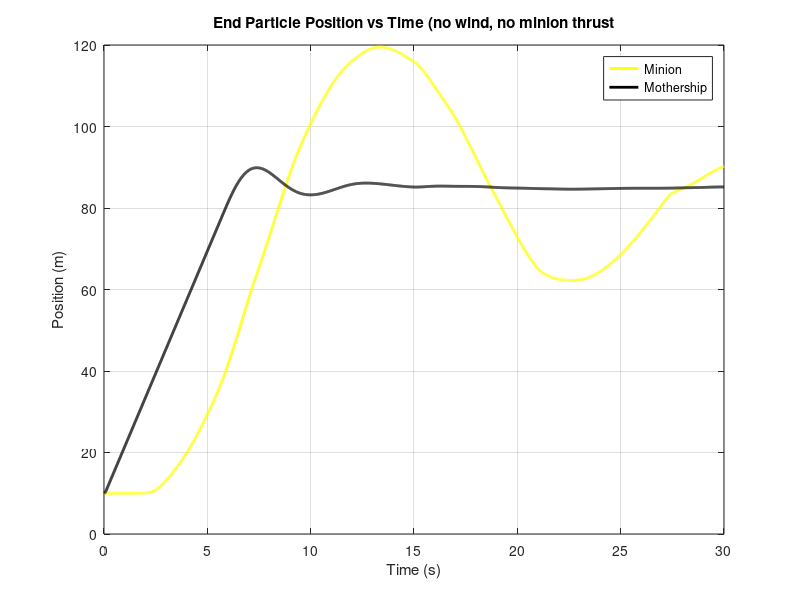
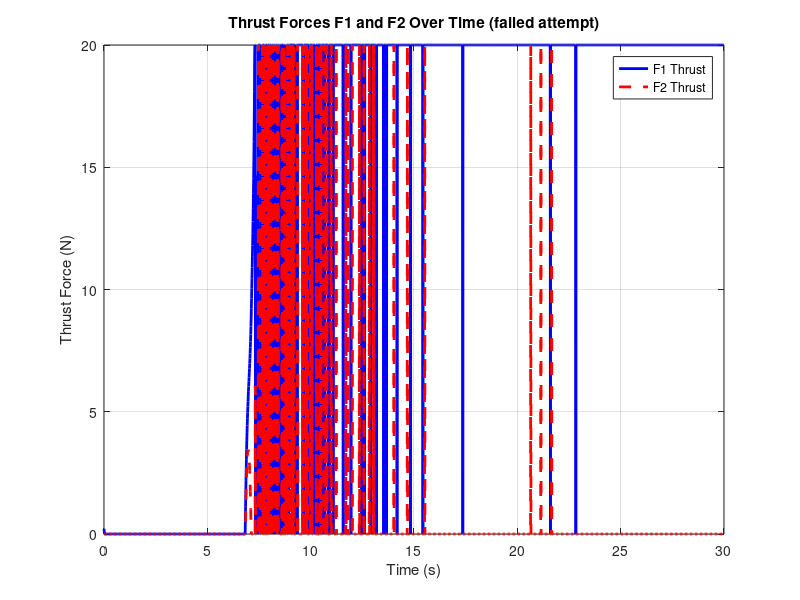
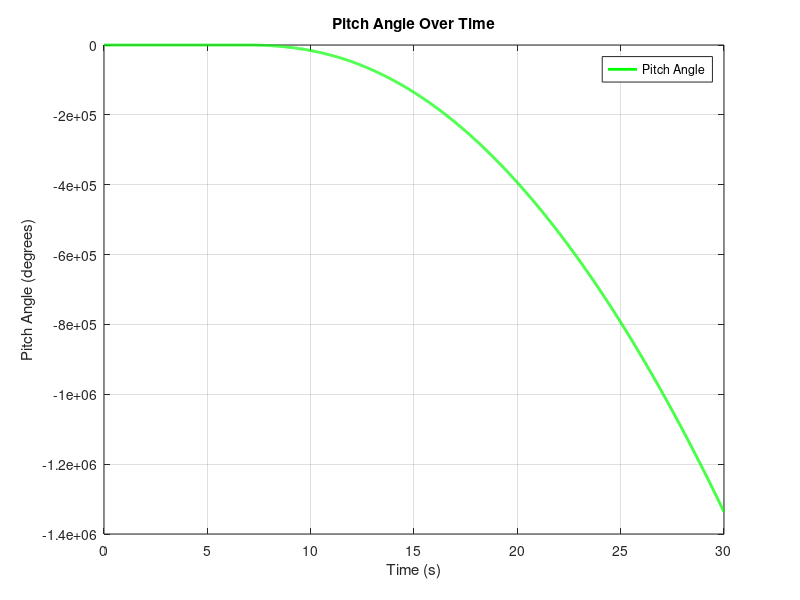
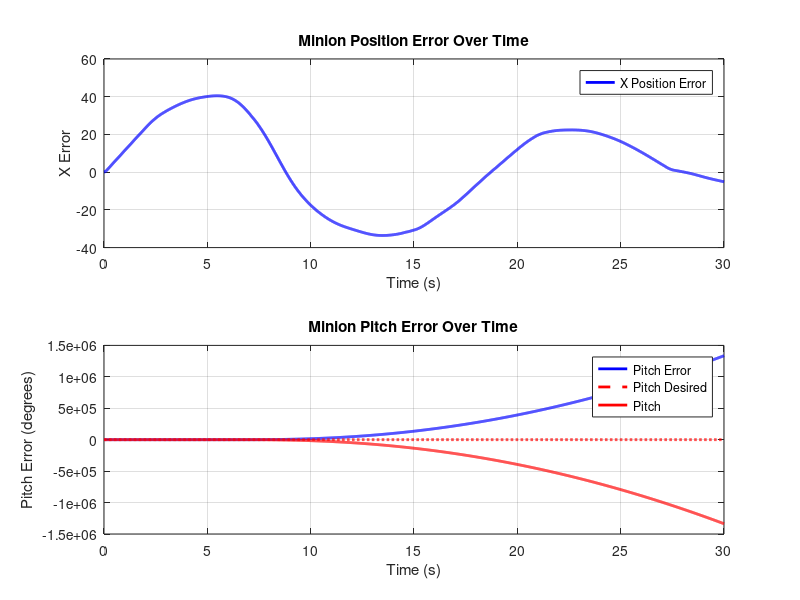

Write MATLAB code to recreate these figures, in order.
clear;
clc;
close all;

% Parameters
N = 10;               % Number of masses
total_length = 100;   % Total length of the rope
default_mass = 0.05;  % Default mass of each segment(
masses = [6.47, repmat(default_mass, 1, N-2), 1]; % Masses: Mothership (10kg), Minion (1kg), Others (0.05kg)
k = 100;              % Spring stiffness
damping = 0.01;       % Damping coefficient
g = 9.81;             % Gravity (m/s^2)
dt = 0.01;            % Time step (s)
total_time = 30;      % Total simulation time (s)

% User-defined initial conditions
mother_ship_position = [10, 110]; % [x, y] position of the mother ship
rope_angle = deg2rad(90);         % Angle of the rope with respect to the horizontal (in radians)

% Derived parameters
rest_length = total_length / (N-1);  % Rest length of each spring

% Initial conditions
positions = zeros(N, 2);   % [x, y] positions of the masses
velocities = zeros(N, 2);  % [vx, vy] velocities of the masses
for i = 1:N
    positions(i, 1) = mother_ship_position(1) + (i-1) * rest_length * cos(rope_angle);
    positions(i, 2) = mother_ship_position(2) - (i-1) * rest_length * sin(rope_angle);
end

% Simulation loop
time = 0:dt:total_time;
trajectory = zeros(length(time), N, 2);

% Mothership control
mothership_target_position = [positions(1, 1) + 75, positions(1, 2)]; % Target for mothership
mothership_Kp = 10; 
mothership_Kd = 5;
mothership_max_velocity = 12; % Velocity limit

% Initial states
minion_l = 0.2;
minion_I = 0.5*masses(N)*minion_l^2;        % Moment of inertia (kg·m²)
minion_max_thrust = 20;      % Maximum thrust (N)
minion_theta_record = zeros(length(time), 1);  % Initial pitch angle (radians)
minion_theta = deg2rad(-30);
minion_omega = 0;
minion_Kp = diag([5, 2]);
minion_Kd = diag([10, 5]);
minion_thrust = zeros(length(0:dt:total_time), 2);
minion_error_record = zeros(length(time), 2);
minion_theta_desired_record = zeros(length(time), 1);
%-----------------------------------------------------------------------------------------------------------
% Simulation loop
for t = 1:length(time)

    % Store current positions and velocity
    trajectory(t, :, :) = positions;
    
    % Compute forces on each mass
    forces = zeros(N, 2);
    
    for i = 1:N
        % Spring force from the left segment
        if i > 1
            vecLeft = positions(i, :) - positions(i-1, :);
            distLeft = norm(vecLeft);
            forceLeft = -k * (distLeft - rest_length) * (vecLeft / distLeft);
            forces(i, :) = forces(i, :) + forceLeft;
        end
        
        % Spring force from the right segment
        if i < N
            vecRight = positions(i+1, :) - positions(i, :);
            distRight = norm(vecRight);
            forceRight = k * (distRight - rest_length) * (vecRight / distRight);
            forces(i, :) = forces(i, :) + forceRight;
        end
        
        % Damping + Gravity force
        forces(i, :) = forces(i, :) - damping * velocities(i, :);
        forces(i, 2) = forces(i, 2) - masses(i) * g;
    end
    
    % Mothership PD control
    mothership_error = mothership_target_position - positions(1, :);
    mothership_error_dot = -velocities(1, :);
    pd_force = mothership_Kp * mothership_error + mothership_Kd * mothership_error_dot + [0, masses(1) * g];
    forces(1, :) = forces(1, :) + pd_force;
    
    % % Apply PD controller for the minion (last particle)
    % target_position_minion = positions(1, 1);           % Target x is the mothership's current x
    % error_minion_x = target_position_minion - positions(N, 1); % Proportional term
    % error_dot_minion_x = -velocities(N, 1);               % Derivative term
    % pd_force_minion_x = Kp_minion * error_minion_x + Kd_minion * error_dot_minion_x;
    % pd_force_minion_x = min(max(pd_force_minion_x, -max_force_minion), max_force_minion);
    % forces(N, 1) = forces(N, 1) + pd_force_minion_x;  % Apply the constrained horizontal thrust
    % minion_thrust(t) = pd_force_minion_x;

    % Minion PD Control
    minion_state_current = [positions(N, 1); minion_theta];
    minion_state_desired = [positions(1, 1); 0];
    minion_error = minion_state_desired - minion_state_current;
    minion_theta_desired_record(t) = minion_state_desired(2);
    minion_error_record(t, :) = minion_error;

    minion_state_dot_current = [velocities(N, 1); minion_omega];
    % minion_state_dot_desired = [velocities(1, 1); 0];
    minion_state_dot_desired = [0; 0];
    minion_error_dot = minion_state_dot_desired - minion_state_dot_current;

    % Torque-ish
    control_input = (minion_Kp * minion_error) + (minion_Kd * minion_error_dot);
    thrust = masses(N) * (control_input(1)) / sin(minion_theta);
    torque_input = minion_I * control_input(2);

    F1 = (thrust / 2) + 2*(torque_input / minion_l);
    F1 = min(max(F1, 0), minion_max_thrust);
    F2 = (thrust / 2) - 2*(torque_input / minion_l);
    F2 = min(max(F2, 0), minion_max_thrust);

    thrust_force = (F1+F2) * [sin(minion_theta), cos(minion_theta)];
    forces(N, :) = forces(N, :) + thrust_force;
    minion_thrust(t, :) = [F1, F2];

    torque_actual = (F2 - F1) * (minion_l / 2);
    minion_alpha = torque_actual / minion_I;

    minion_omega = minion_omega + minion_alpha * dt;
    minion_theta = minion_theta + minion_omega * dt;
    minion_theta_record(t) = minion_theta;

    % Update positions and velocities using Euler integration
    for i = 1:N
        accelerations = forces(i, :) / masses(i);
        velocities(i, :) = velocities(i, :) + accelerations * dt;
        
        % Limit velocity of the mothership (particle 1)
        if i == 1
            velocity_magnitude = norm(velocities(1, :));
            if velocity_magnitude > mothership_max_velocity
                velocities(1, :) = velocities(1, :) * (mothership_max_velocity / velocity_magnitude);
            end
        end
        
        % Update positions
        positions(i, :) = positions(i, :) + velocities(i, :) * dt;
    end
end
%-----------------------------------------------------------------------------------------------------------
% Position tracking
mothership_positions_x = squeeze(trajectory(:, 1, 1));
minion_positions_x = squeeze(trajectory(:, end, 1));
time = 0:dt:total_time;
figure;
plot(time, minion_positions_x, 'y', 'LineWidth', 2, 'DisplayName', 'Minion');
hold on;
plot(time, mothership_positions_x, 'k', 'LineWidth', 2, 'DisplayName', 'Mothership');
title('End Particle Position vs Time (no wind, no minion thrust');
xlabel('Time (s)');
ylabel('Position (m)');
legend;
grid on;
hold off;
%-----------------------------------------------------------------------------------------------------------
% Plot F1 and F2 over time
figure;
plot(time, minion_thrust(:, 1), 'b', 'LineWidth', 2, 'DisplayName', 'F1 Thrust');
hold on;
plot(time, minion_thrust(:, 2), '--r', 'LineWidth', 2, 'DisplayName', 'F2 Thrust');
title('Thrust Forces F1 and F2 Over Time (failed attempt)');
xlabel('Time (s)');
ylabel('Thrust Force (N)');
legend;
grid on;
hold off;
%-----------------------------------------------------------------------------------------------------------
% Plot pitch angle over time
figure;
plot(time, rad2deg(minion_theta_record), 'g', 'LineWidth', 2, 'DisplayName', 'Pitch Angle');
title('Pitch Angle Over Time');
xlabel('Time (s)');
ylabel('Pitch Angle (degrees)');
legend;
grid on;
%-----------------------------------------------------------------------------------------------------------
% Create a figure with two subplots
figure;

% Subplot 1: Position error (X)
subplot(2, 1, 1);
plot(time, minion_error_record(:, 1), 'b', 'LineWidth', 2, 'DisplayName', 'X Position Error');
hold on;
% plot(time, ones(size(time)), '--r', 'LineWidth', 2, 'DisplayName', 'Limit');
% plot(time, ones(size(time)), '--r', 'LineWidth', 2, 'DisplayName', 'Limit');
title('Minion Position Error Over Time');
xlabel('Time (s)');
ylabel('X Error');
grid on;
legend();
hold off;

% Subplot 2: Pitch error
subplot(2, 1, 2);
plot(time, minion_error_record(:, 2)/pi*180, 'b', 'LineWidth', 2, 'DisplayName', 'Pitch Error');
hold on;
plot(time, minion_theta_desired_record/pi*180, '--r', 'LineWidth', 2, 'DisplayName', 'Pitch Desired');
plot(time, minion_theta_record/pi*180, 'r', 'LineWidth', 2, 'DisplayName', 'Pitch');
title('Minion Pitch Error Over Time');
xlabel('Time (s)');
ylabel('Pitch Error (degrees)');
grid on;
legend();
hold off;
%%
% Calculate velocities from trajectory
mother_ship_velocity_traj = diff(squeeze(trajectory(:, 1, :))) / dt; % Velocity of the mother ship
minion_velocity_traj = diff(squeeze(trajectory(:, end, :))) / dt;    % Velocity of the minion

% Pad the velocities to match the time vector length (since diff reduces the size by 1)
mother_ship_velocity_traj = [mother_ship_velocity_traj; [0, 0]];
minion_velocity_traj = [minion_velocity_traj; [0, 0]];

% Visualization
figure;
for t = 1:10:length(time)
    % Plot the rope
    plot(squeeze(trajectory(t, :, 1)), squeeze(trajectory(t, :, 2)), '-o', 'LineWidth', 2);
    hold on;
    plot(squeeze(trajectory(t, 1, 1)), squeeze(trajectory(t, 1, 2)), 'ko', 'LineWidth', masses(1), 'DisplayName', 'Mothership');
    plot(squeeze(trajectory(t, N, 1)), squeeze(trajectory(t, N, 2)), 'yo', 'LineWidth', masses(1), 'DisplayName', 'Minion');

    % Plot the target point for the mothership
    plot(mothership_target_position(1), mothership_target_position(2), 'rx', 'MarkerSize', 10, 'LineWidth', 2, 'DisplayName', 'Initial Target');
    % plot(target_position(1), target_position(2)+drop_down_distance, 'rx', 'MarkerSize', 10, 'LineWidth', 2, 'DisplayName', 'Initial Target');
    % plot(target_position(1), target_position(2), 'bx', 'MarkerSize', 10, 'LineWidth', 2, 'DisplayName', 'Final Target');

    % Extract velocities for current frame
    mother_ship_velocity = mother_ship_velocity_traj(t, :);
    minion_velocity = minion_velocity_traj(t, :);
    % wind_force = wind_record(t, :);

    % % Print velocity vectors and wind force on the screen
    % annotation_str = sprintf(['Time: %.2f s\n' ...
    %                           'Mother Ship Velocity: [%.2f, %.2f] m/s\n' ...
    %                           'Minion Velocity: [%.2f, %.2f] m/s\n' ...
    %                           'Wind Force: [%.2f, %.2f] N\n'], ...
    %                           time(t), mother_ship_velocity(1), mother_ship_velocity(2), ...
    %                           minion_velocity(1), minion_velocity(2), ...
    %                           wind_force(1), wind_force(2));
    % text(5, mother_ship_position(2)+15, annotation_str, 'FontSize', 10, 'BackgroundColor', 'w');

    % Plot formatting
    axis equal;
    xlim([0, 150]);
    ylim([-10, mother_ship_position(2)+20]);
    title(sprintf('Time: %.2f s', time(t)));
    xlabel('X Position (m)');
    ylabel('Y Position (m)');
    drawnow;
    pause(dt);
    hold off;
end